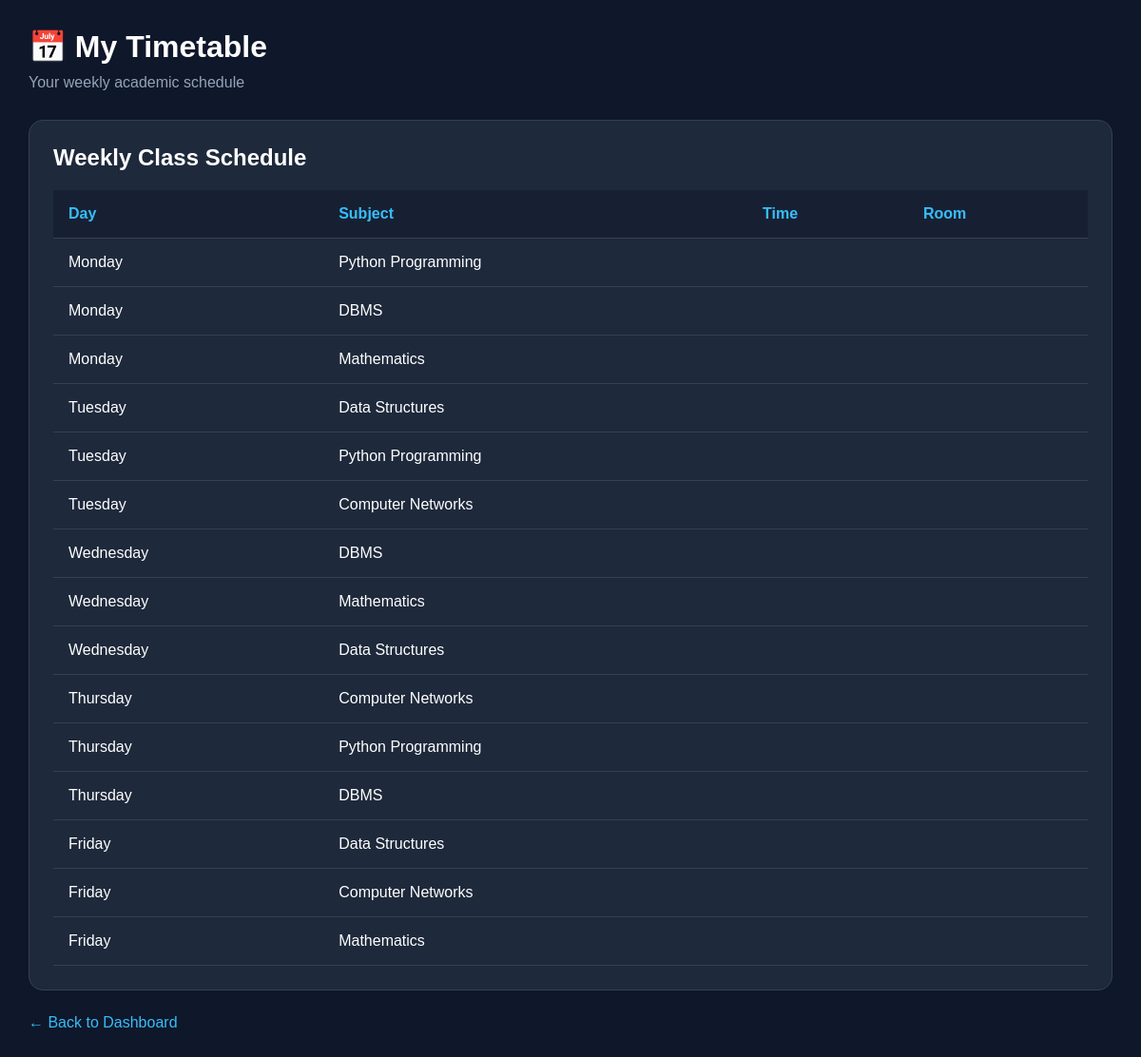
The page /timetable (signed in) on the database its author committed.
### tables this page shows
CREATE TABLE timetable (
            id INTEGER PRIMARY KEY AUTOINCREMENT,
            enrollment_number TEXT NOT NULL,
            day TEXT NOT NULL,
            subject TEXT NOT NULL,
            start_time TEXT NOT NULL,
            end_time TEXT NOT NULL,
            room_number TEXT NOT NULL,
            faculty_name TEXT NOT NULL
        );

### app.py (the view)
@app.route("/timetable")
def timetable():
    if "student_name" not in session:
        return redirect(url_for("home"))
    connection = sqlite3.connect("smart_campus.db")
    connection.row_factory = sqlite3.Row
    cursor = connection.cursor()
    cursor.execute("""
        SELECT *
        FROM timetable
        WHERE enrollment_number = ?
        ORDER BY id
    """, (session["enrollment"],))
    timetable_data = cursor.fetchall()
    connection.close()
    return render_template(
        "timetable.html",
        timetable_data=timetable_data
    )

### templates/timetable.html (shortened to what this page needs)
<!DOCTYPE html>
<html>
<head>
</head>
<body>
<div class="container">
    <h1>📅 My Timetable</h1>
    <p class="subtitle">Your weekly academic schedule</p>
    <div class="card">
        <h2>Weekly Class Schedule</h2>
        <div class="table-wrapper">
            <table>
                <tr>
                    <th>Day</th>
                    <th>Subject</th>
                    <th>Time</th>
                    <th>Room</th>
                </tr>
                {% for row in timetable_data %}
                <tr>
                    <td>{{ row["day"] }}</td>
                    <td>{{ row["subject"] }}</td>
                    <td>{{ row["time"] }}</td>
                    <td>{{ row["room"] }}</td>
                </tr>
                {% endfor %}
            </table>
        </div>
    </div>
    <a href="{{ url_for('dashboard') }}" class="back">← Back to Dashboard</a>
</div>
</body>
</html>

### templates/timetable.html (style rules this page uses)
* { margin: 0; padding: 0; box-sizing: border-box; }
body { background: #0f172a; color: white; font-family: Arial, sans-serif; padding: 30px; }
.container { max-width: 1200px; margin: auto; }
h1 { margin-bottom: 10px; }
.subtitle { color: #94a3b8; margin-bottom: 30px; }
.card { background: #1e293b; border: 1px solid #334155; border-radius: 15px; padding: 25px; }
table { width: 100%; border-collapse: collapse; margin-top: 20px; }
th, td { padding: 16px; text-align: left; border-bottom: 1px solid #334155; }
th { color: #38bdf8; background: #172033; }
.back { display: inline-block; margin-top: 25px; color: #38bdf8; text-decoration: none; }
.table-wrapper { overflow-x: auto; }

### rows shown on the page
timetable: day "Monday", subject "Python Programming"
timetable: day "Monday", subject "DBMS"
timetable: day "Monday", subject "Mathematics"
timetable: day "Tuesday", subject "Data Structures"
timetable: day "Tuesday", subject "Python Programming"
timetable: day "Tuesday", subject "Computer Networks"
timetable: day "Wednesday", subject "DBMS"
timetable: day "Wednesday", subject "Mathematics"
timetable: day "Wednesday", subject "Data Structures"
timetable: day "Thursday", subject "Computer Networks"
timetable: day "Thursday", subject "Python Programming"
timetable: day "Thursday", subject "DBMS"
timetable: day "Friday", subject "Data Structures"
timetable: day "Friday", subject "Computer Networks"
timetable: day "Friday", subject "Mathematics"
